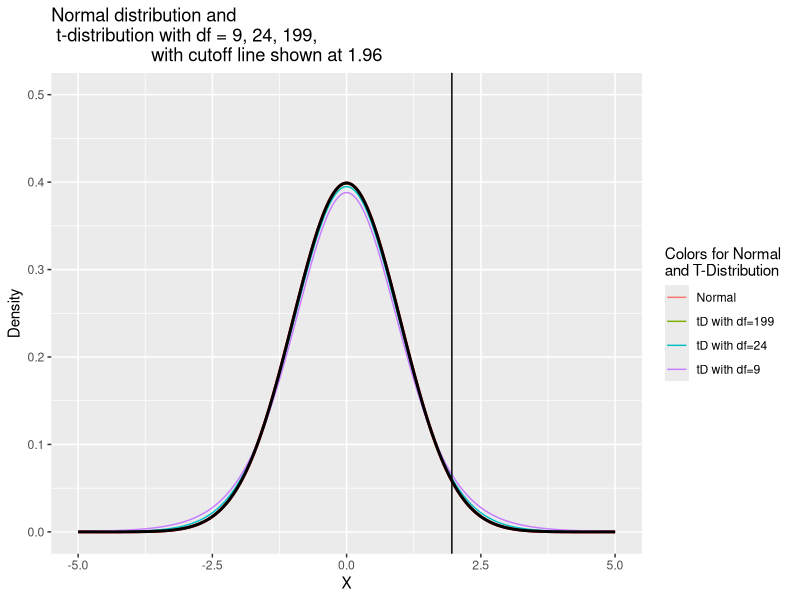
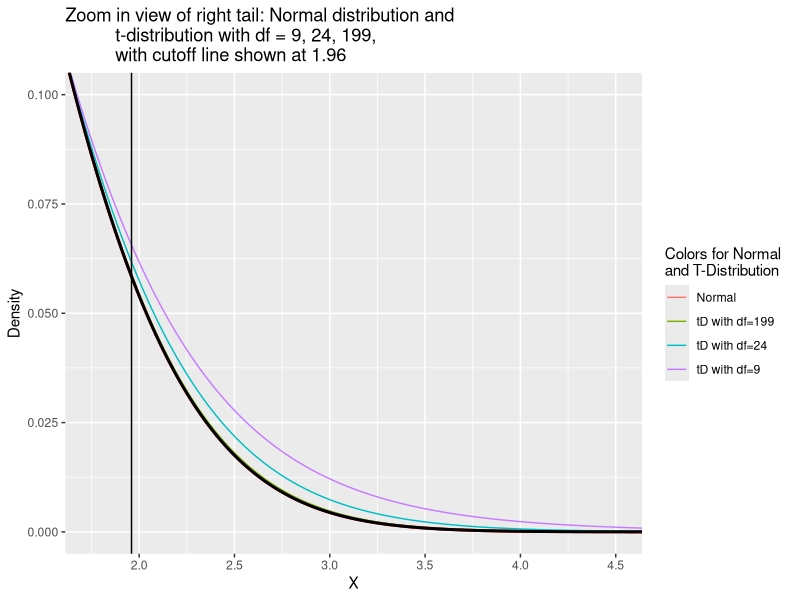
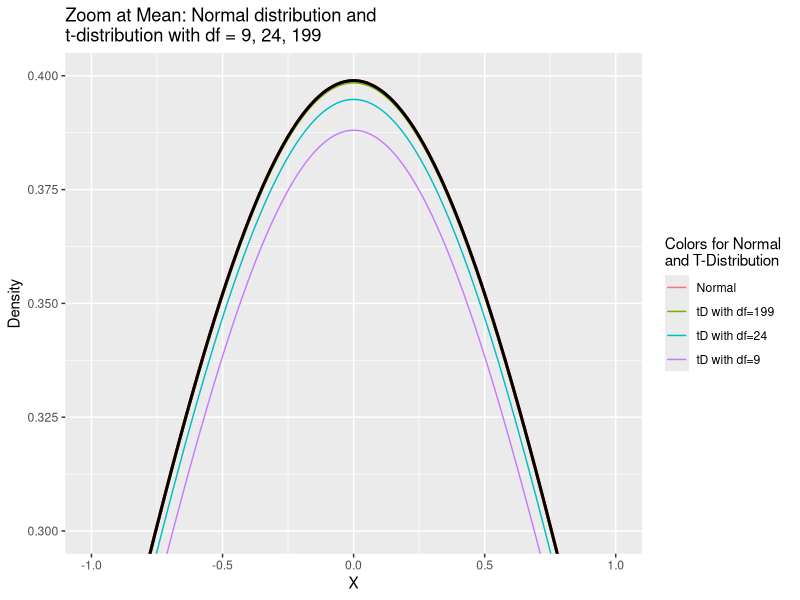

These figures' R source, in order:
## ---- chunk 1
# Pull in all needed libraries
library("ggplot2")

# Create the base data for a Normal distribution
xNormal   <- seq(-5, 5,length=1000)
yNormal   <- dnorm(xNormal,mean=0, sd=1)

# Create  a dataframe for the Normal distribution with the created data to facilitate ggplot 
dfNormal <- data.frame(xNormal,yNormal)

# Create t-distributions for various levels of degrees of freedom
yDF10 <- dt(xNormal, 9) # Sample size is 10, df is 10 - 1 = 9
yDF25 <- dt(xNormal, 24) # Sample size is 25, df is 25 - 1 = 24
yDF199 <- dt(xNormal, 199) # Sample size is 200, df is 200 - 1 = 199

# Create a data frame with all 3 distributions together
xAxis=c(xNormal, xNormal, xNormal, xNormal)
yAxis <- c(yNormal, yDF10, yDF25, yDF199)
tags <- rep(c("Normal", "tD with df=9", "tD with df=24", "tD with df=199"), each = 1000)
dfT <- data.frame(xAxis, yAxis, tags, each=1000)

# Plot just the base Normal Curve
compositePlot <- ggplot(dfNormal, aes(xNormal, yNormal))
compositePlot <- compositePlot + geom_line(size=1.0, col="Red")
 
# Now plot the 3 t Distributions
compositePlot <- compositePlot + geom_line(data = dfT, aes(xAxis, yAxis, col=factor(tags))) + 
  geom_line(size=1.0) + 
  # Set the title
  ggtitle("Normal distribution and \n t-distribution with df = 9, 24, 199,
                    with cutoff line shown at 1.96") + 
  labs(x="X", y="Density") + # Set the axes
  # Themes do not seem to work in rmarkdown, comment them out
  #theme(plot.title = element_text(family = "Trebuchet MS", color="#666666", 
  #face="bold", size=24, hjust=0)) + 
  #theme(axis.title = element_text(family = "Trebuchet MS", color="#666666", face="bold", 
  #size=22)) +  # Set theme for text
  #theme(legend.title=element_text(colour="Black", size=16, face="bold")) +  # Set the legend
  scale_colour_discrete(name = "Colors for Normal \nand T-Distribution") + # Set the legend
  #guides(col = guide_legend(reverse = TRUE)) + 
  scale_y_continuous(limits = c(0.0, 0.5)) + 
  scale_x_continuous(limits = c(-5, 5)) + geom_vline(xintercept = 1.96)

# Plot the 4 plots (1 Normal, 3 t-D)
compositePlot
## ---- chunk 2
# Zoom in on the tail to get a better view
compositePlot + coord_cartesian(xlim = c(1.75,4.5),ylim= c(0,0.1)) + 
  ggtitle("Zoom in view of right tail: Normal distribution and 
          t-distribution with df = 9, 24, 199,
          with cutoff line shown at 1.96")

# Zoom in on the peak (mean) to get a better view
compositePlot + coord_cartesian(xlim = c(-1.0,1.0),ylim= c(0.3,0.4)) + 
  ggtitle("Zoom at Mean: Normal distribution and \nt-distribution with df = 9, 24, 199")
## ---- chunk 3
# For the t Distribution, function to compute alpha levels given a cutoff value
twoTailAlpha.t <- function(cutoffValue = 1.96, sampleSize = 200) {
  # Compute and output the alpha value for the given Z value
  tDAlpha <- (1 - pt(cutoffValue, sampleSize - 1))
  return(list(tDAlpha, cutoffValue))
}
# Given a new alpha value, estimate the error
alphaResult <- function (newAlphaData) {
  # For the specific case of Z = 1.96, point out the magnification in Type 1 error area
  cat("Computed alpha value is", newAlphaData[[1]])
  if (abs(newAlphaData[[2]]) == 1.96) {
      if (abs(newAlphaData[[1]] > 0.025)) {
      cat("\nthe Type I error zone for t-Distribution is larger because of the 
              incorrect use of cutoff value of 1.96")
      cat("\nEstimated error =", 100* (abs(newAlphaData[[1]] - 0.025))/0.025, "% \n")
      }
  }
}
## ---- chunk 4
newAlphaData <- twoTailAlpha.t(1.96, 10)
alphaResult(newAlphaData)
## ---- chunk 5
newAlphaData <- twoTailAlpha.t(1.96, 25)
alphaResult(newAlphaData)
## ---- chunk 6
newAlphaData <- twoTailAlpha.t(1.96, 200)
alphaResult(newAlphaData)
